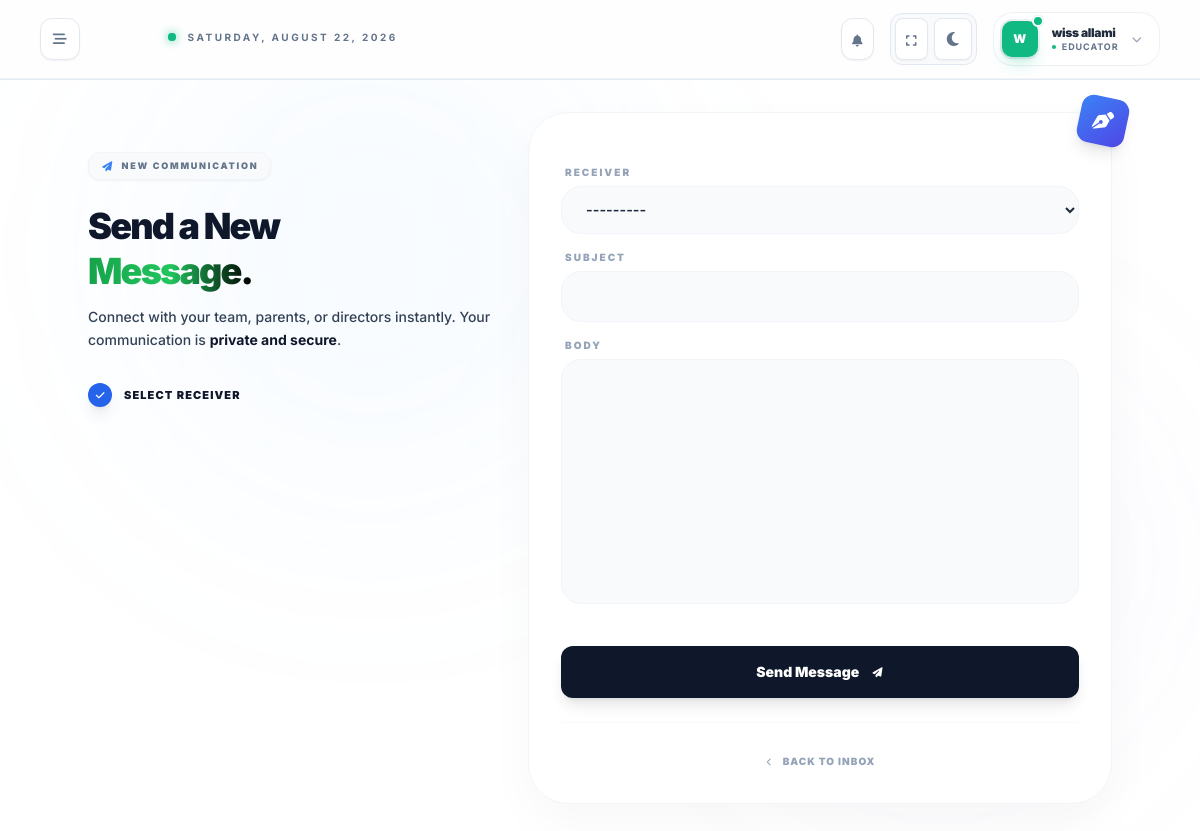
/communication/send/ (signed in), run on the app's committed database.
### accounts/models.py (models this page shows)
class User(AbstractUser):
    ROLE_CHOICES = (
        ("owner", "Network Owner"),
        ("director", "Director"),
        ("vice_director", "Vice Director"),
        ("educator", "Educator"),
        ("parent", "Parent"),
    )
    username = None
    user_id = models.UUIDField(primary_key=True, default=uuid.uuid4, editable=False)
    email = models.EmailField(_("email address"), unique=True)
    full_name = models.CharField(max_length=255)
    phone_number = models.CharField(max_length=20, blank=True, null=True)
    profile_photo = models.ImageField(upload_to=user_directory_path, blank=True, null=True)
    role_type = models.CharField(max_length=20, choices=ROLE_CHOICES)
    is_active = models.BooleanField(default=True)
    created_at = models.DateTimeField(auto_now_add=True)
    groups = models.ManyToManyField(
        "auth.Group",
        related_name="core_user_set",
        blank=True,
        verbose_name="groups",
        help_text="The groups this user belongs to.",
    )
    user_permissions = models.ManyToManyField(
        "auth.Permission",
        related_name="core_user_set",
        blank=True,
        verbose_name="user permissions",
        help_text="Specific permissions for this user.",
    )
    USERNAME_FIELD = "email"
    REQUIRED_FIELDS = ["full_name", "phone_number"]
    objects = CustomUserManager()
    def __str__(self):
        return f"{self.full_name} ({self.get_role_type_display()})"
    @property
    def id(self):
        return self.user_id

### communication/models.py (models this page shows, shortened)
class Message(models.Model):
    message_id = models.UUIDField(primary_key=True, default=uuid.uuid4, editable=False)
    sender = models.ForeignKey(
        User,
        on_delete=models.CASCADE,
        related_name="sent_messages"
    )
    receiver = models.ForeignKey(
        User,
        on_delete=models.CASCADE,
        related_name="received_messages"
    )
    subject = models.CharField(max_length=255, blank=True)
    body = models.TextField()
    is_read = models.BooleanField(default=False)
    read_at = models.DateTimeField(null=True, blank=True)
    created_at = models.DateTimeField(auto_now_add=True)
    class Meta:
        ordering = ['-created_at']

### communication/views.py (the view)
# urls.py: path("send/", views.send_message, name="send_message"),
@login_required
def send_message(request):
    if request.method == "POST":
        form = MessageForm(request.POST, user=request.user)
        if form.is_valid():
            message = form.save(commit=False)
            message.sender = request.user
            message.save()
            django_messages.success(request, "Message sent successfully!")
            return redirect("communication:sent_messages")
    else:
        form = MessageForm(user=request.user)
    return render(request, "send_message.html", {"form": form})

### communication/context_processors.py (called while the page is built)
def unread_messages_count(request):
    if request.user.is_authenticated:
        count = Message.objects.filter(receiver=request.user, is_read=False).count()
        return {'unread_count': count}
    return {'unread_count': 0}

### dashboard/context_processors/theme_sidebar.py (called while the page is built)
def theme(request):
    return {'theme': request.COOKIES.get('theme', 'light')}

def sidebar(request):
    return {'sidebar_state': request.COOKIES.get('sidebar', 'closed')}

### communication/templates/send_message.html (shortened to what this page needs)
{% extends "base.html" %}
{% block content %}
<div class="relative min-h-[90vh] bg-white dark:bg-slate-950 overflow-hidden flex items-center justify-center py-8 px-6">
    <div class="absolute inset-0 pointer-events-none">
        <div class="absolute top-[-10%] left-[10%] w-[500px] h-[500px] bg-blue-400/5 rounded-full blur-[120px]"></div>
    </div>
    <div class="relative z-10 max-w-5xl w-full grid lg:grid-cols-12 gap-8 items-start">
        <div class="lg:col-span-5 space-y-6 pt-10">
            <div class="inline-flex items-center gap-2 px-3 py-1.5 rounded-xl bg-slate-50 dark:bg-slate-900 border border-slate-100 dark:border-slate-800 shadow-sm">
                <i class="fa-solid fa-paper-plane text-blue-500 text-[10px]"></i>
                <span class="text-[9px] font-black text-slate-500 dark:text-slate-400 uppercase tracking-[0.2em]">New Communication</span>
            </div>
            <div class="space-y-3">
                <h1 class="text-4xl font-black text-slate-900 dark:text-white leading-tight tracking-tighter">
                    Send a New<br>
                    <span class="bg-gradient-to-r from-green-600 via-green-500 to-black bg-clip-text text-transparent capitalize">Message.</span>
                </h1>
                <p class="text-sm text-slate-700 font-medium leading-relaxed">
                    Connect with your team, parents, or directors instantly. Your communication is <span class="text-slate-900 dark:text-white font-bold">private and secure</span>.
                </p>
            </div>
            <div class="flex flex-col gap-3 pt-2">
                <div class="flex items-center gap-3">
                    <div class="w-6 h-6 rounded-full bg-blue-600 flex items-center justify-center text-white text-[10px] font-bold shadow-lg">
                        <i class="fa-solid fa-check"></i>
                    </div>
                    <span class="text-[11px] font-black text-slate-900 dark:text-white uppercase tracking-widest">Select Receiver</span>
                </div>
            </div>
        </div>
        <div class="lg:col-span-7">
            <div class="bg-white dark:bg-slate-900 rounded-[2.5rem] border border-slate-100 dark:border-slate-800 p-8 shadow-[0_20px_50px_rgba(0,0,0,0.03)] relative">
                <form method="POST" class="space-y-5">
                    <div class="space-y-4">
                        {% for field in form %}
                        <div class="relative group">
                            <label class="block text-[10px] font-black {% if field.errors %}text-rose-500{% else %}text-slate-400{% endif %} uppercase tracking-[0.2em] mb-1.5 px-1 group-focus-within:text-blue-500 transition-colors">
                                {{ field.label }}
                            </label>
                            <div class="premium-input-container">
                                {{ field }}
                            </div>
                        </div>
                        {% endfor %}
                    </div>
                    <div class="pt-4">
                        <button type="submit"
                                class="group relative w-full bg-slate-900 dark:bg-white text-white dark:text-slate-900 font-black py-4 px-6 rounded-xl transition-all hover:bg-blue-600 hover:text-white active:scale-[0.98] shadow-lg flex items-center justify-center gap-3 text-sm">
                            Send Message
                            <i class="fa-solid fa-paper-plane text-[10px] group-hover:translate-x-1 group-hover:-translate-y-1 transition-transform"></i>
                        </button>
                    </div>
                </form>
                <div class="mt-6 pt-6 border-t border-slate-50 dark:border-slate-800 text-center">
                    <a href="{% url 'communication:inbox' %}" class="inline-flex items-center gap-2 text-[10px] font-black text-slate-400 hover:text-blue-500 uppercase tracking-widest transition-colors">
                        <i class="fa-solid fa-chevron-left text-[8px]"></i>
                        Back to Inbox
                    </a>
                </div>
                <div class="absolute -top-4 -right-4 w-12 h-12 bg-gradient-to-br from-blue-500 to-indigo-600 rounded-xl shadow-lg flex items-center justify-center text-white text-xl rotate-12 group-hover:rotate-0 transition-transform duration-500">
                    <i class="fa-solid fa-pen-nib"></i>
                </div>
            </div>
        </div>
    </div>
</div>
{% endblock %}

### accounts/templates/accounts/includes/header.html (shortened to what this page needs)
<header class="sticky top-0 z-40 w-full bg-white/80 dark:bg-slate-900/80 backdrop-blur-xl border-b border-slate-200 dark:border-slate-800/60">
    <div class="flex items-center justify-between px-6 md:px-10 py-3 border-b border-slate-100 dark:border-slate-800/40">
        <div class="flex items-center gap-6">
            <button onclick="toggleSidebar()" class="group relative p-2.5 rounded-xl border border-slate-200 dark:border-slate-800
                   bg-white dark:bg-slate-900/50 backdrop-blur-md
                   text-slate-500 dark:text-slate-400
                   hover:text-blue-600 dark:hover:text-blue-400
                   hover:border-blue-500/30 dark:hover:border-blue-400/30
                   hover:bg-blue-50/50 dark:hover:bg-blue-400/5
                   transition-all duration-300 shadow-sm hover:shadow-lg hover:shadow-blue-500/10">
        <div class="relative z-10 flex items-center justify-center">
            <i class="fa-solid fa-bars-staggered text-sm group-hover:rotate-180 transition-transform duration-500"></i>
        </div>
    </button>
            <div class="hidden md:flex flex-col relative group/container">
                <div class="flex ml-16 items-center gap-3 mb-1">
                    <div class="relative flex h-2 w-2">
                        <span class="relative inline-flex rounded-full h-2 w-2 bg-emerald-500 shadow-[0_0_10px_rgba(16,185,129,0.8)]"></span>
                    </div>
                    <span id="current-date" class="text-[10px] font-bold uppercase tracking-[0.25em] text-slate-500 dark:text-emerald-400/70 transition-colors duration-300">
                </span>
                </div>
            </div>
        </div>
        <div class="flex items-center gap-4">
            <div x-data="notificationSystem()" x-init="init()" class="relative">
                <button @click="toggle()" class="relative p-2 rounded-xl bg-white dark:bg-slate-800 border border-slate-200 dark:border-slate-700 text-slate-500 hover:text-emerald-500 hover:border-emerald-500/30 transition-all shadow-sm group">
                    <i class="fa-solid fa-bell text-xs"></i>
                </button>
            </div>
            <div class="flex items-center gap-1.5 bg-slate-100/50 dark:bg-slate-900/50 p-1 rounded-xl border border-slate-200 dark:border-slate-800">
                <button onclick="toggleFullScreen()" class="p-2 rounded-lg bg-white dark:bg-slate-800 border border-slate-200 dark:border-slate-700 hover:text-emerald-500 transition-all active:scale-90 group shadow-sm">
                    <i id="fullscreen-icon" class="fa-solid fa-expand text-slate-500 text-xs"></i>
                </button>
                <button onclick="toggleTheme()" class="p-2 rounded-lg bg-white dark:bg-slate-800 border border-slate-200 dark:border-slate-700 hover:text-emerald-500 transition-all active:scale-90 group shadow-sm">
                    <i id="theme-icon" class="fa-solid fa-moon text-slate-500 text-xs"></i>
                </button>
            </div>
            <div class="relative">
                <button onclick="toggleUserMenu()"
                    class="flex items-center gap-3 p-1.5 pr-4 rounded-[1.25rem]
                           bg-white/80 dark:bg-slate-900/80 backdrop-blur-md
                           border border-slate-200/60 dark:border-slate-700/50
                           hover:border-emerald-500/50 hover:shadow-lg hover:shadow-emerald-500/5 transition-all duration-300 group">
                    <div class="relative p-0.5 rounded-xl bg-gradient-to-tr from-slate-200 to-white dark:from-slate-700 dark:to-slate-800 shadow-inner">
                        {% if user.profile_photo %}
                            <img src="{{ user.profile_photo.url }}" class="w-9 h-9 rounded-[10px] object-cover border border-white/50 dark:border-slate-600">
                        {% else %}
                            <div class="w-9 h-9 rounded-[10px] bg-emerald-500 flex items-center justify-center text-white font-black text-xs shadow-lg shadow-emerald-500/20">
                                {{ user.full_name|slice:":1"|upper }}
                            </div>
                        {% endif %}
                        <span class="absolute -top-1 -right-1 flex h-3 w-3">
                            <span class="relative inline-flex rounded-full h-3 w-3 bg-emerald-500 border-2 border-white dark:border-slate-900"></span>
                        </span>
                    </div>
                    <div class="hidden sm:block text-left">
                        <p class="text-[12px] font-black text-slate-800 dark:text-slate-100 leading-tight tracking-tight">{{ user.full_name|default:"User" }}</p>
                        <div class="flex items-center gap-1.5">
                            <span class="w-1 h-1 rounded-full bg-emerald-500"></span>
                            <p class="text-[9px] text-slate-500 dark:text-slate-400 font-bold uppercase tracking-widest">{{ user.get_role_type_display|default:"Role" }}</p>
                        </div>
                    </div>
                    <i class="fa-solid fa-chevron-down text-[10px] text-slate-400 group-hover:text-emerald-500 group-hover:translate-y-0.5 transition-all duration-300"></i>
                </button>
            </div>
        </div>
    </div>
</header>

### accounts/templates/base.html (style rules this page uses)
* { transition: all 0.25s cubic-bezier(0.4, 0, 0.2, 1); }

### communication/templates/send_message.html (style rules this page uses)
input, select, textarea { width: 100%; padding: 0.85rem 1.25rem !important; background-color: #f8fafc; border: 1px solid #f1f5f9; border-radius: 1.25rem !important; font-size: 0.9rem; font-weight: 600; transition: all 0.3s ease; outline: none; color: #1e293b; }
textarea { min-height: 150px; resize: none; }

### data on the page
User: full_name "W", full_name "wiss allami", role_type "EDUCATOR"

### other printed values
{{ field.label }} "RECEIVER" "SUBJECT" "BODY"
